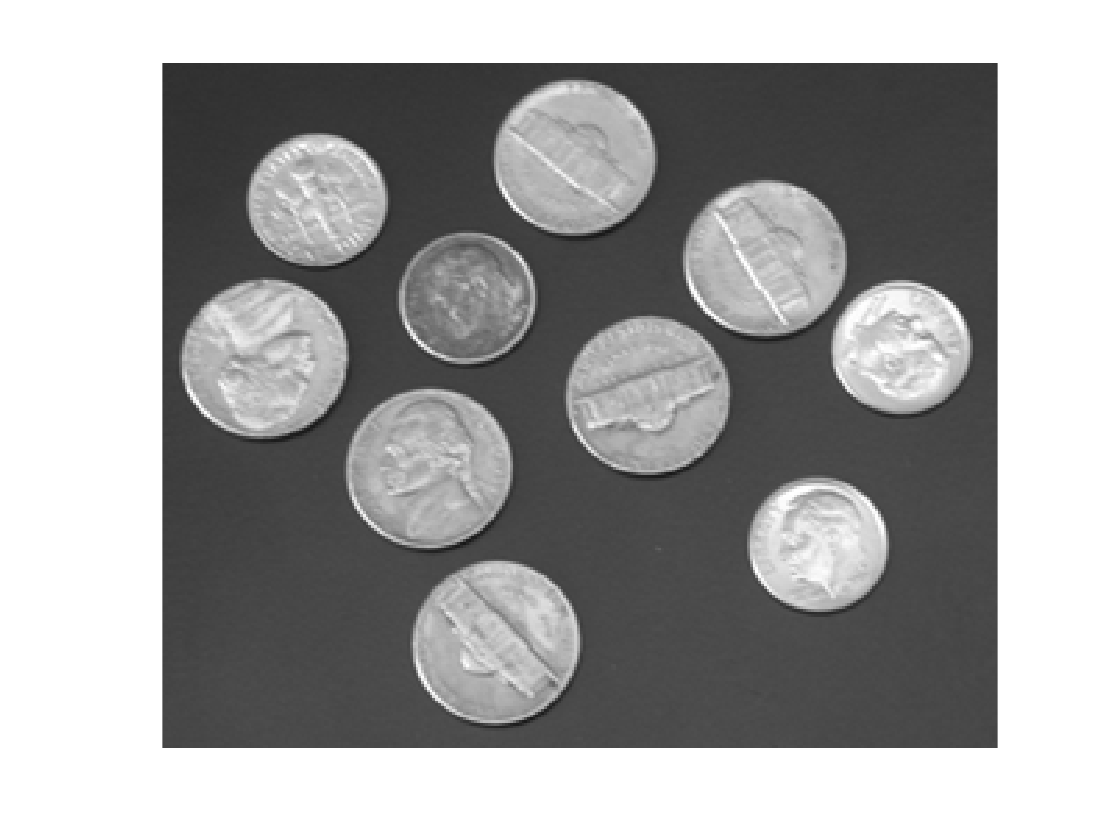
%> input picture coins.jpg, 1120 x 840 px
$ octave test1.m   (GNU Octave 9; MATLAB toolbox functions it lacks are replaced by stand-ins)
%> lines starting %> are read from the running program, lines starting %| are printed output that depends on the picture; in (x1, y1, x2, y2) boxes, pixels count from 0 and x2, y2 are one past the last pixel; in counts of white or black regions, pixels touching at a corner belong together; the program's own positions count from 1
clc;        % Clear the command window.
close all;  % Close all figures (except those of imtool.)
clear;      % Erase all existing variables.

%% Reading image in

I = imread('coins.jpg');
%> I is the input picture: size 840x1120x3 uint8; min 23, max 255, mean 162.6
I = im2gray(I);
%> I: size 840x1120 uint8
BW = imbinarize(I);
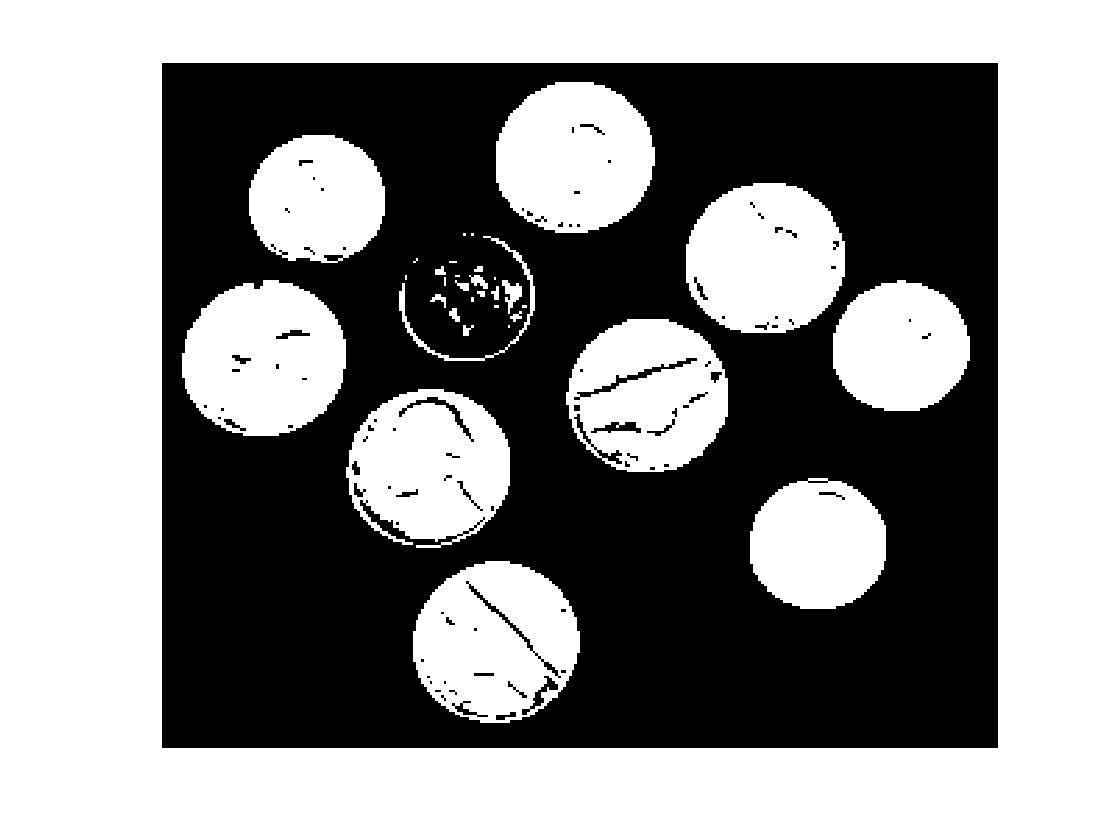
%> BW: size 840x1120 logical; 55.9% white; 89 black regions (48 under 20 px), largest, box (x1, y1, x2, y2) and area: (162, 63, 998, 748) 409912, (574, 358, 697, 400) 623, (466, 581, 561, 678) 501


%% Test
[labeledImage, numberOfBlobs] = bwlabel(BW, 8);     % Label each blob so we can make measurements of it
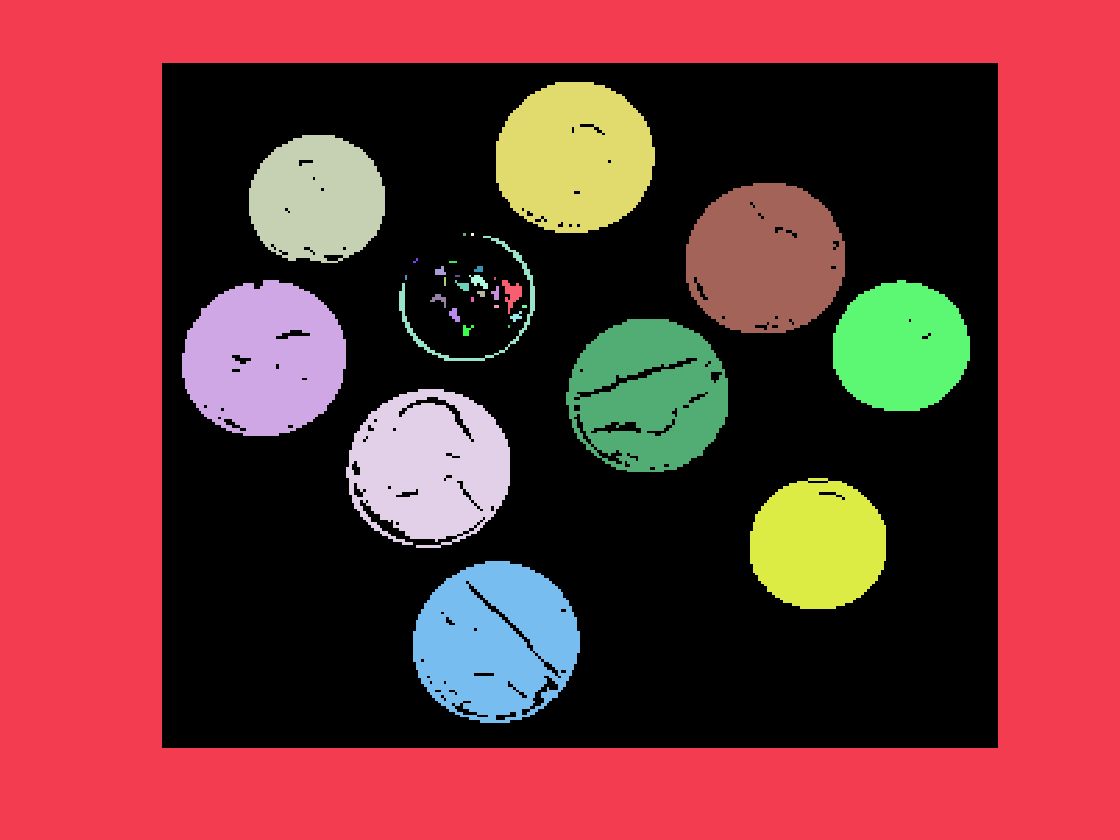
%> labeledImage: size 840x1120 double; 35 distinct labels, from 0 to 34; one colour per label, 0 black
%> numberOfBlobs = 34


subplot(3, 3, 4);
imshow(labeledImage, []);  % Show the gray scale image.
title('Labeled Image, from bwlabel()');
drawnow;


% Let's assign each blob a different color to visually show the user the distinct blobs.
coloredLabels = label2rgb (labeledImage, 'hsv', 'k', 'shuffle'); % pseudo random color labels
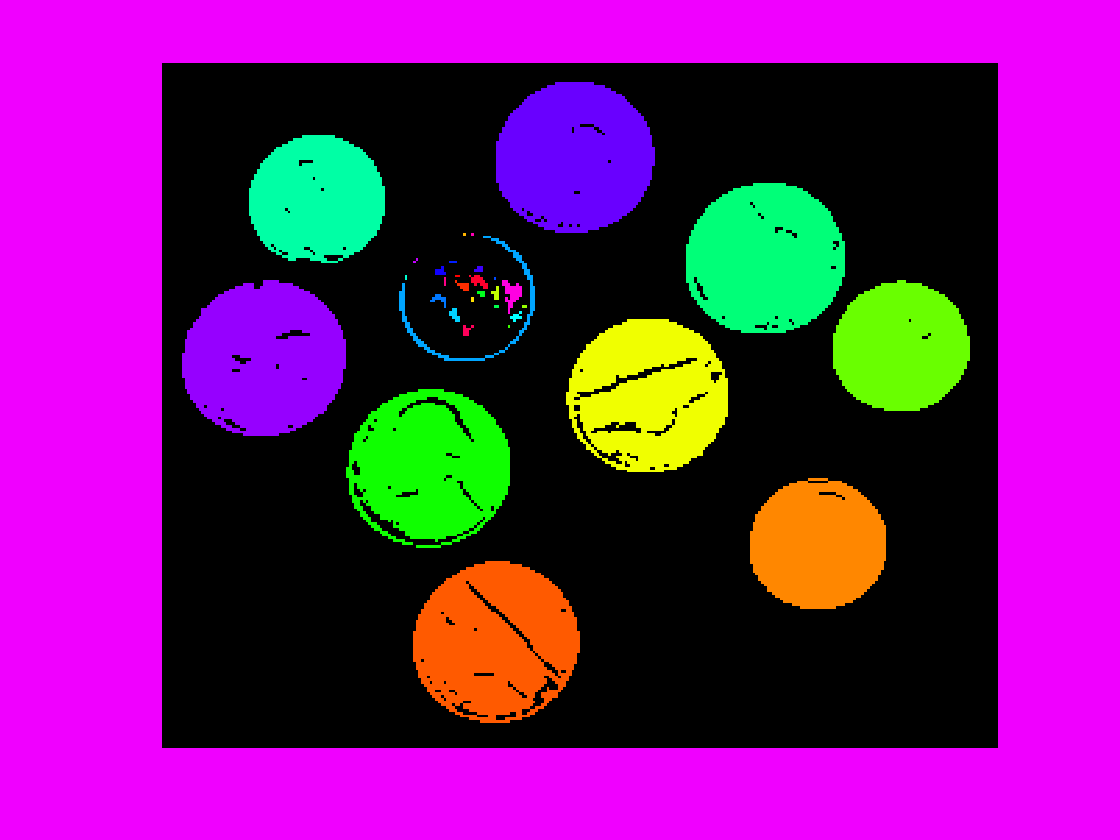
%> coloredLabels: size 840x1120x3 uint8; mean R, G, B 114.9, 26.8, 115.5
% coloredLabels is an RGB image.  We could have applied a colormap instead (but only with R2014b and later)
subplot(3, 3, 5);
imshow(coloredLabels);
axis image; % Make sure image is not artificially stretched because of screen's aspect ratio.
caption = sprintf('Pseudo colored labels, from label2rgb().\nBlobs are numbered from top to bottom, then from left to right.');
title(caption);

props = regionprops(labeledImage, I,  'Area', 'Perimeter', 'Centroid', 'EquivDiameter');
%> props = 34 regions; largest, Area, Centroid, EquivDiameter and Perimeter: 368140 [529.4 443.1] 684.6 3837.3, 19648 [495.8 641.5] 158.2 584.3, 19631 [264.9 359.5] 158.1 580.1, 18875 [765.8 259.2] 155 551.7, 18822 [575.2 158] 154.8 552

% Print header line in the command window.
fprintf(1,'Blob #      Mean Intensity  Area   Perimeter    Centroid       Diameter\n');
% Extract all the mean diameters into an array.
% The "diameter" is the "Equivalent Circular Diameter", which is the diameter of a circle with the same number of pixels as the blob.
% Enclosing in brackets is a nice trick to concatenate all the values from all the structure fields (every structure in the props structure array).
blobECD = [props.EquivDiameter];
%> blobECD = 34 values, max 684.6 at index 1, min 2.76 at index 24, mean 65.24
% Loop over all blobs printing their measurements to the command window.
for k = 1 : numberOfBlobs           % Loop through all blobs.
	% Find the individual measurements of each blob.  They are field of each structure in the props strucutre array.
	% You could use the bracket trick (like with blobECD above) OR you can get the value from the field of this particular structure.
	% I'm showing you both ways and you can use the way you like best.
	blobArea = props(k).Area;				% Get area.
	blobPerimeter = props(k).Perimeter;		% Get perimeter.
	blobCentroid = props(k).Centroid;		% Get centroid one at a time
	% Now do the printing of this blob's measurements to the command window.
	fprintf(1,'#%2d %17.1f %11.1f %8.1f %8.1f %8.1f % 8.1f\n', k, blobArea, blobPerimeter, blobCentroid, blobECD(k));
	% Put the "blob number" labels on the grayscale image that is showing the red boundaries on it.
	text(blobCentroid(1), blobCentroid(2), num2str(k));
end
%> this loop made 34 passes
%> (blobArea, blobPerimeter, blobCentroid) on passes 1, 2, 3, 4, 5, 8, 9, 10, 13, 15, 17, 18: (368140, 3837.3, [529.4 443.1]), (19631, 580.1, [264.9 359.5]), (13647, 474.4, [317.7 199.6]), (18660, 837.5, [430.6 467.6]), (1202, 683.5, [475 311.6]), (19648, 584.3, [495.8 641.5]), (92, 53.47, [439.9 299.8]), (69, 33.26, [440.9 272]), (94, 41.41, [455.2 315.5]), (81, 41.41, [463.9 286.6]), (70, 41.41, [467.4 330.9]), (142, 61.93, [479.6 282])
%> (printed output is left out)
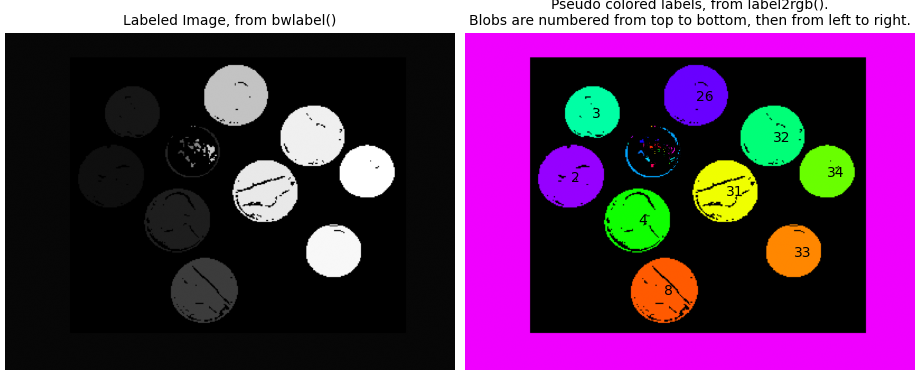
%> figure redrawn from the program's plot data, 2 panels

%% Colour Label
% [10 lines of commented-out code are left out]

$ run again, with Ice3.jpg copied over coins.jpg
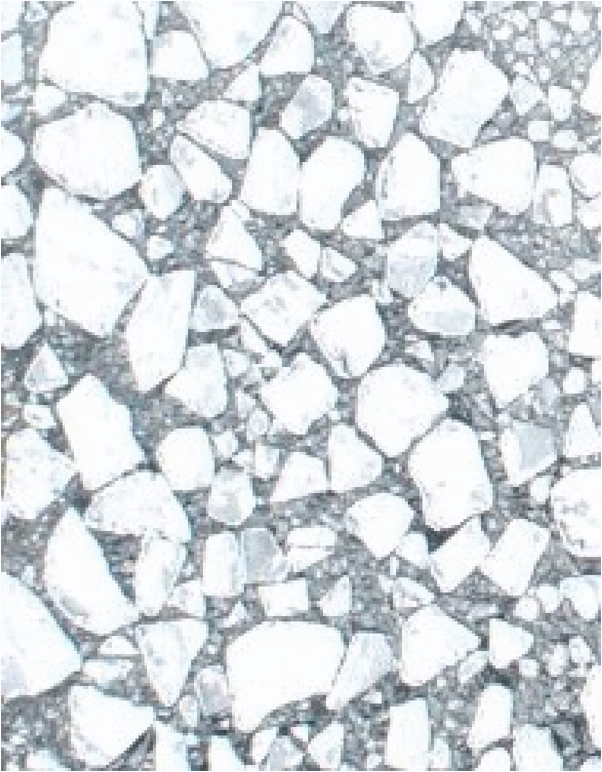
%> input picture Ice3.jpg, 602 x 772 px
%> BW: size 772x602 logical; 67.1% white; 288 black regions (243 under 20 px), largest, box (x1, y1, x2, y2) and area: (1, 285, 601, 771) 79372, (1, 1, 601, 315) 48414, (1, 297, 276, 498) 13825
%> `[labeledImage, numberOfBlobs] = bwlabel(BW, 8);`:
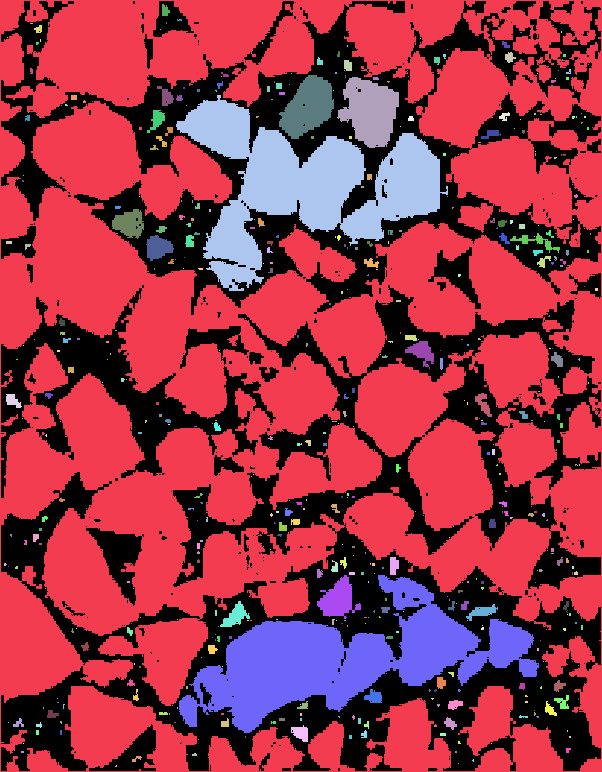
%> labeledImage: size 772x602 double; 509 distinct labels, from 0 to 508; one colour per label, 0 black
%> numberOfBlobs = 508
%> props = 508 regions; largest, Area, Centroid, EquivDiameter and Perimeter: 253882 [288.7 368.4] 568.6 2688.8, 21650 [347.2 660.2] 166 1589.4, 20387 [305.6 186.1] 161.1 1637.6, 2917 [370.8 111.8] 60.94 262.6, 2227 [308.6 107.8] 53.25 207.1
%> blobECD = 508 values, max 568.6 at index 1, min 1.13 at index 5, mean 5.6
%> the loop `for k = 1 : numberOfBlobs` made 508 passes
%> (blobArea, blobPerimeter, blobCentroid) on passes 1, 4, 10: (253882, 2688.8, [288.7 368.4]), (137, 51.8, [13.39 401.3]), (52, 36.87, [19.23 724.1])
%> after the loop `for k = 1 : numberOfBlobs`:
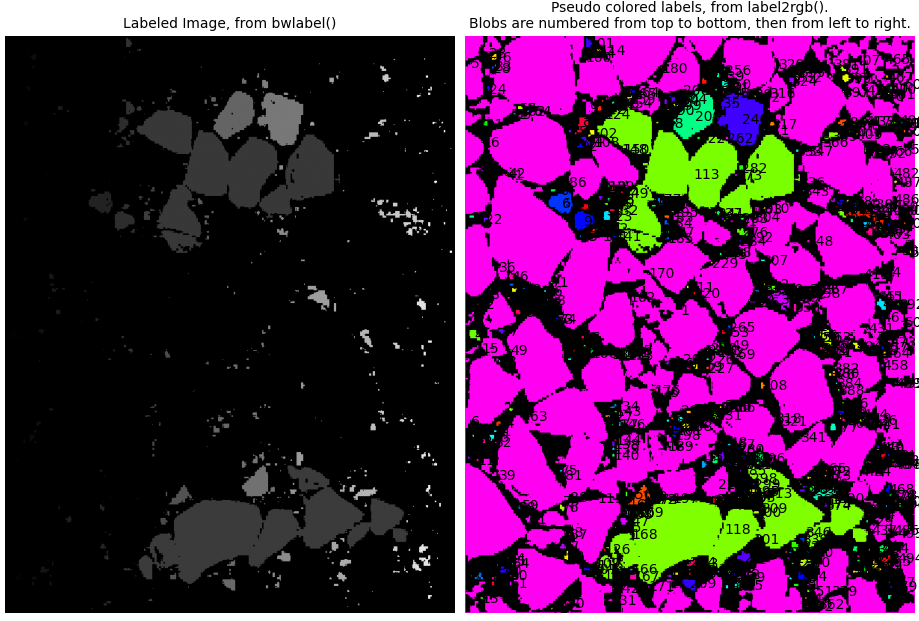
%> figure redrawn from the program's plot data, 2 panels
